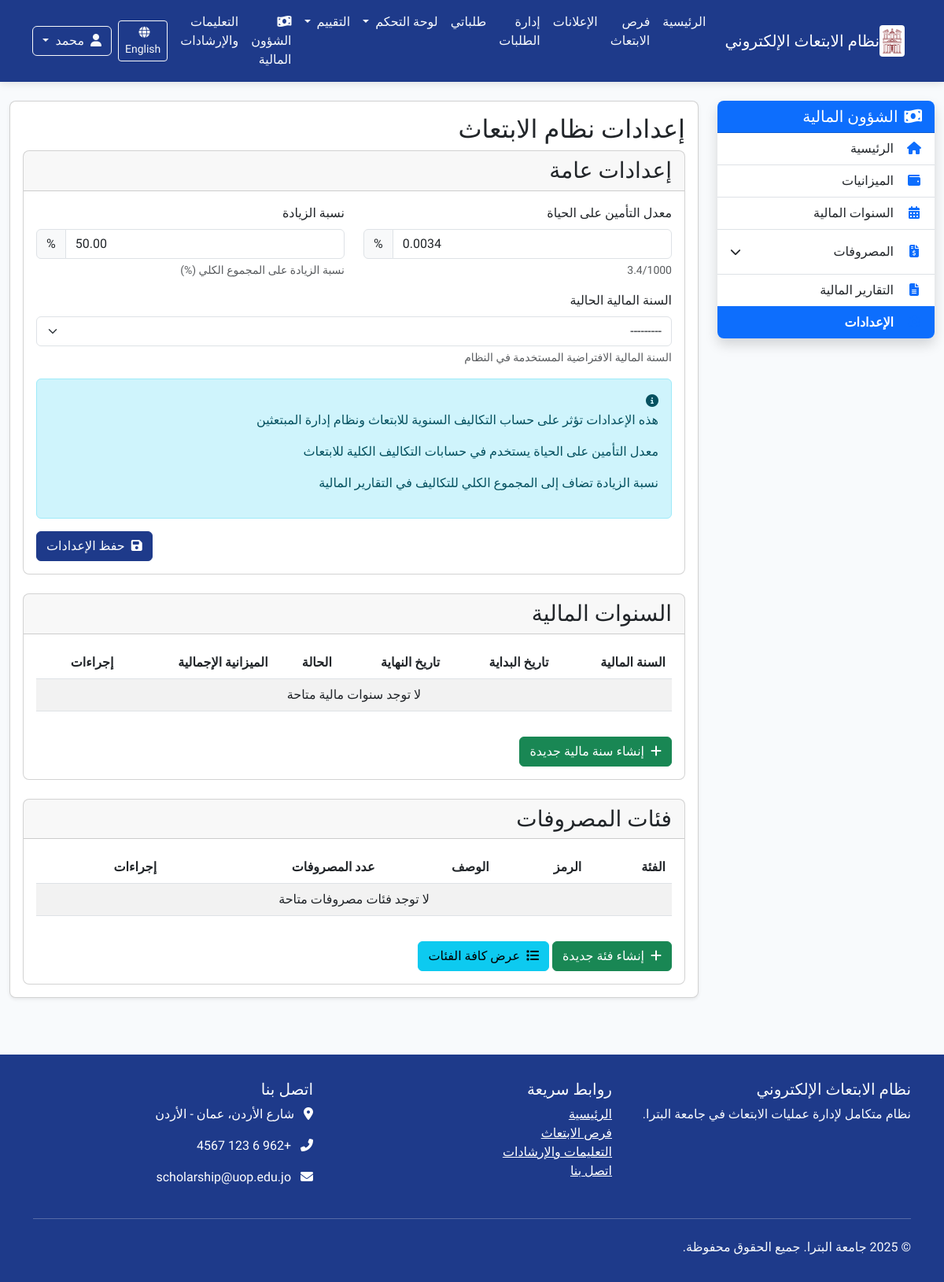
Before: /ar/finance/settings/ (signed in) with the older database file.
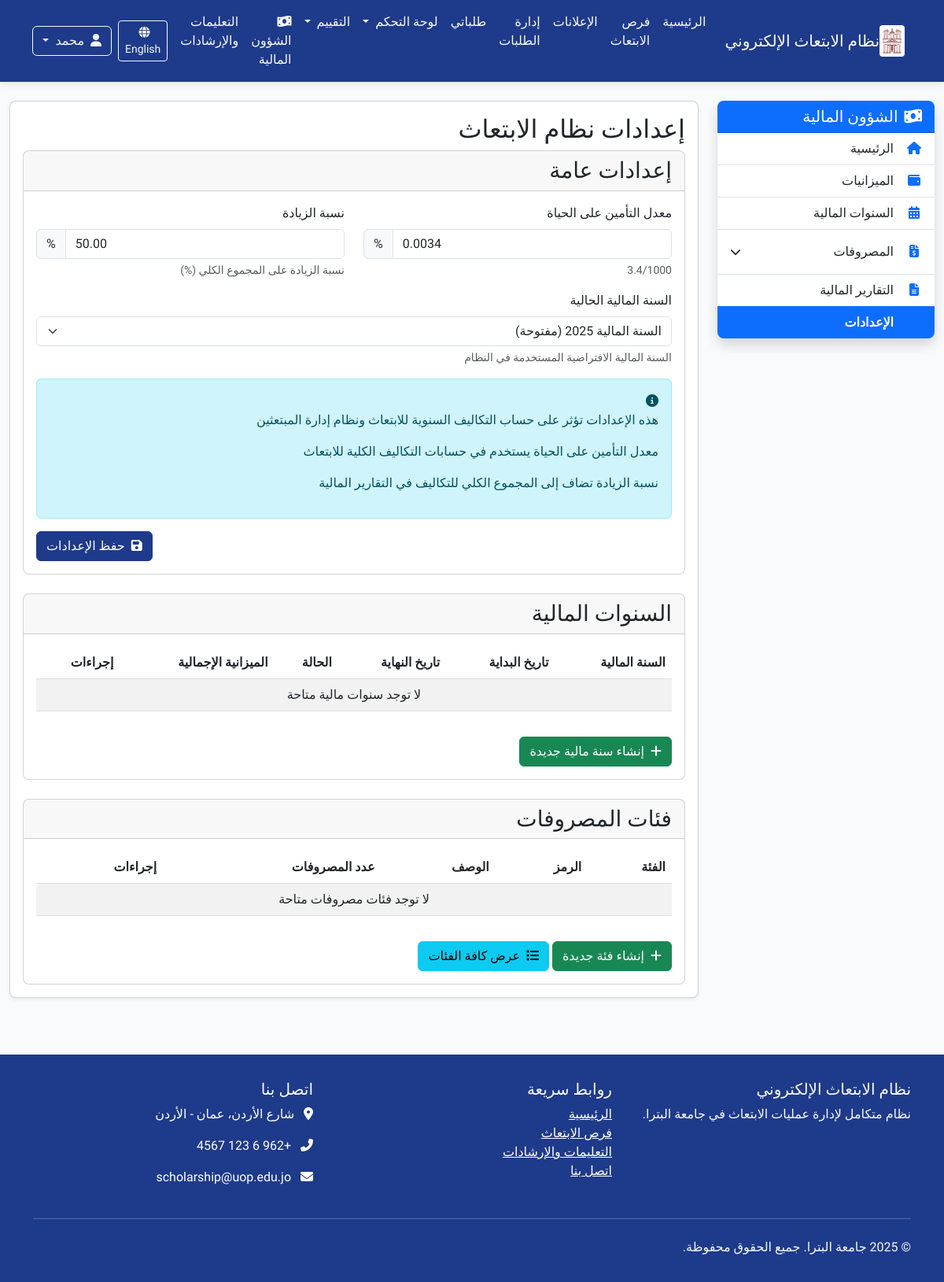
After: the same page with the newer database file.
### finance/models.py (models this page shows, shortened)
class ScholarshipSettings(models.Model):
    life_insurance_rate = models.DecimalField(_("معدل التأمين على الحياة"), max_digits=6, decimal_places=4,
                                              default=0.0034, help_text=_("3.4/1000"))
    add_percentage = models.DecimalField(_("نسبة الزيادة"), max_digits=5, decimal_places=2,
                                         default=50.0, help_text=_("نسبة الزيادة على المجموع الكلي (%)"))
    current_fiscal_year = models.ForeignKey(FiscalYear, on_delete=models.SET_NULL,
                                            verbose_name=_("السنة المالية الحالية"),
                                            null=True, blank=True)
    class Meta:
        verbose_name = _("إعدادات نظام الابتعاث")
        verbose_name_plural = _("إعدادات نظام الابتعاث")

### finance/views.py (the view)
# urls.py: path('settings/', views.scholarship_settings, name='scholarship_settings'),
@login_required
@permission_required('finance.change_scholarshipsettings', raise_exception=True)
def scholarship_settings(request):
    settings = ScholarshipSettings.objects.first()
    if not settings:
        settings = ScholarshipSettings.objects.create()
    if request.method == 'POST':
        form = ScholarshipSettingsForm(request.POST, instance=settings)
        if form.is_valid():
            form.save()
            messages.success(request, _("تم تحديث الإعدادات بنجاح"))
            return redirect('finance:scholarship_settings')
    else:
        form = ScholarshipSettingsForm(instance=settings)
    context = {
        'form': form,
        'settings': settings,
    }
    return render(request, 'finance/scholarship_settings.html', context)

### finance/forms.py
class ScholarshipSettingsForm(forms.ModelForm):
    class Meta:
        model = ScholarshipSettings
        fields = ['life_insurance_rate', 'add_percentage', 'current_fiscal_year']
    def __init__(self, *args, **kwargs):
        super().__init__(*args, **kwargs)
        self.fields['current_fiscal_year'].queryset = FiscalYear.objects.filter(status='open')

### core/context_processors.py (called while the page is built)
def user_role(request):
    role = 'anonymous'
    if request.user.is_authenticated:
        role = request.user.profile.role
    return {
        'user_role': role
    }

### finance/models.py (called while the page is built)
    def __str__(self):
        return f"السنة المالية {self.year} ({self.get_status_display()})"

### finance/templates/finance/scholarship_settings.html (shortened to what the changed rows need)
{% extends "finance/base.html" %}
{% load static i18n %}
{% block finance_content %}
<div class="settings-container">
    <div class="page-header">
        <h2>{% trans "إعدادات نظام الابتعاث" %}</h2>
    </div>
    <div class="card">
        <div class="card-body">
            <form method="post" class="settings-form">
                <div class="row">
                    <div class="col-md-6 mb-3">
                        <div class="input-group">
                            {{ form.life_insurance_rate }}
                            <span class="input-group-text">%</span>
                        </div>
                    </div>
                    <div class="col-md-6 mb-3">
                        <div class="input-group">
                            {{ form.add_percentage }}
                            <span class="input-group-text">%</span>
                        </div>
                    </div>
                </div>
                <div class="mb-3">
                    <label for="{{ form.current_fiscal_year.id_for_label }}" class="form-label">{{ form.current_fiscal_year.label }}</label>
                    {{ form.current_fiscal_year }}
                    <div class="form-text">{% trans "السنة المالية الافتراضية المستخدمة في النظام" %}</div>
                </div>
            </form>
        </div>
    </div>
    <div class="card mt-4">
        <div class="card-body">
            <div class="table-responsive">
                <table class="table table-striped">
                    <thead>
                        <tr>
                            <th>{% trans "السنة المالية" %}</th>
                            <th>{% trans "تاريخ البداية" %}</th>
                            <th>{% trans "تاريخ النهاية" %}</th>
                            <th>{% trans "الحالة" %}</th>
                            <th>{% trans "الميزانية الإجمالية" %}</th>
                            <th>{% trans "إجراءات" %}</th>
                        </tr>
                    </thead>
                </table>
            </div>
        </div>
    </div>
    <div class="card mt-4">
        <div class="card-body">
            <div class="table-responsive">
                <table class="table table-striped">
                    <thead>
                        <tr>
                            <th>{% trans "الفئة" %}</th>
                            <th>{% trans "الرمز" %}</th>
                            <th>{% trans "الوصف" %}</th>
                            <th>{% trans "عدد المصروفات" %}</th>
                            <th>{% trans "إجراءات" %}</th>
                        </tr>
                    </thead>
                </table>
            </div>
        </div>
    </div>
</div>
{% endblock %}

Changed rows visible on the page:
changed ScholarshipSettings: current_fiscal_year "---------" → "السنة المالية 2025 (مفتوحة)"
